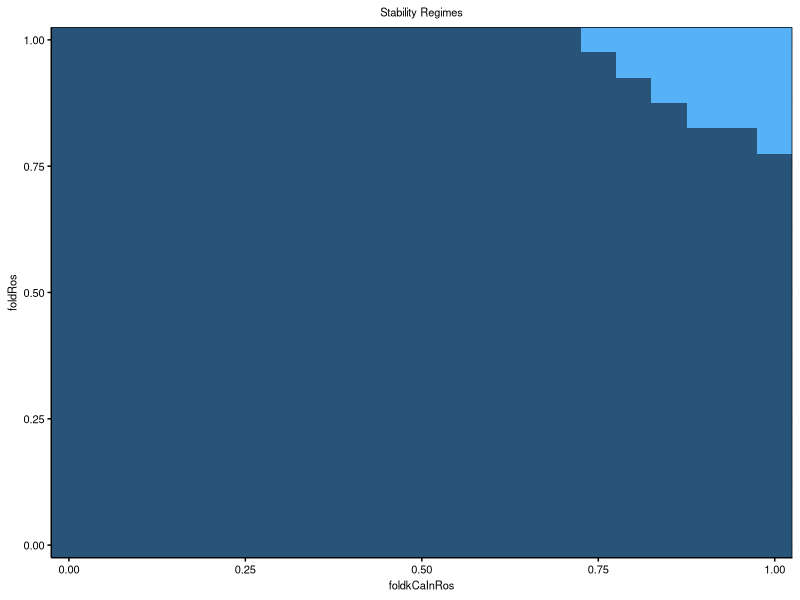
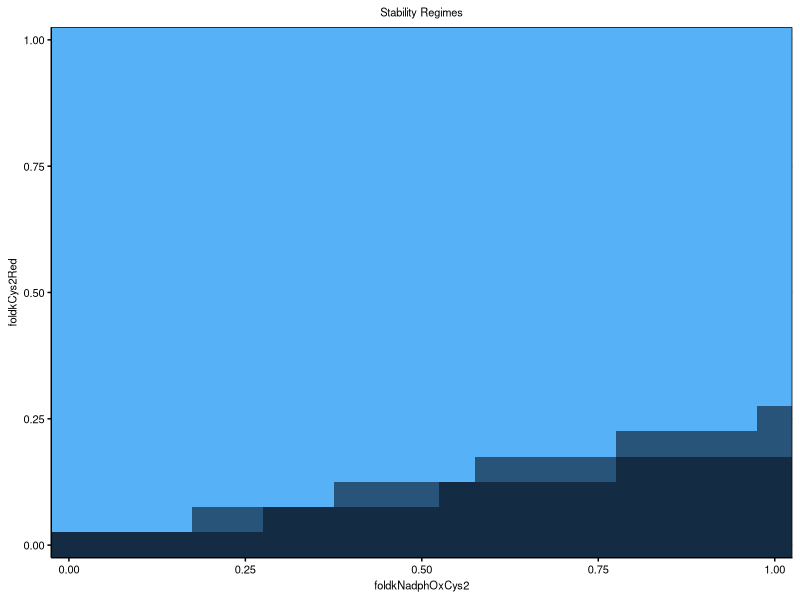
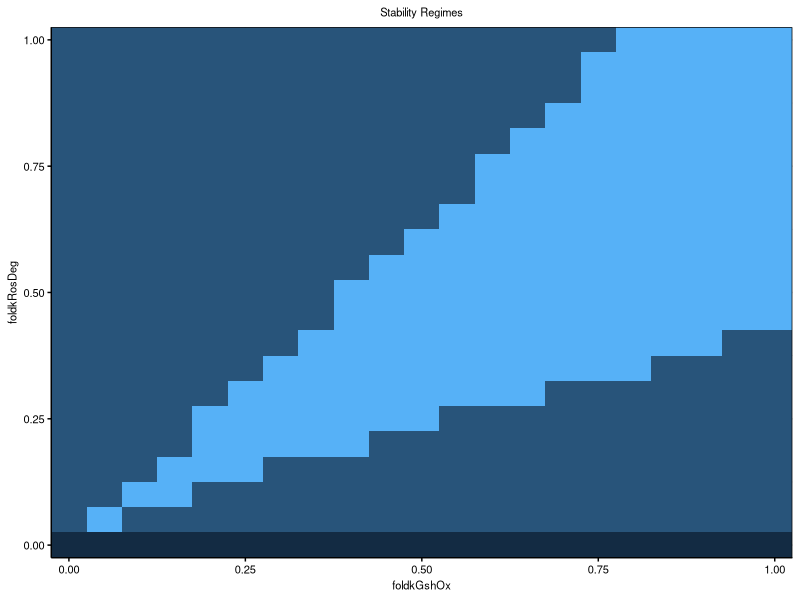
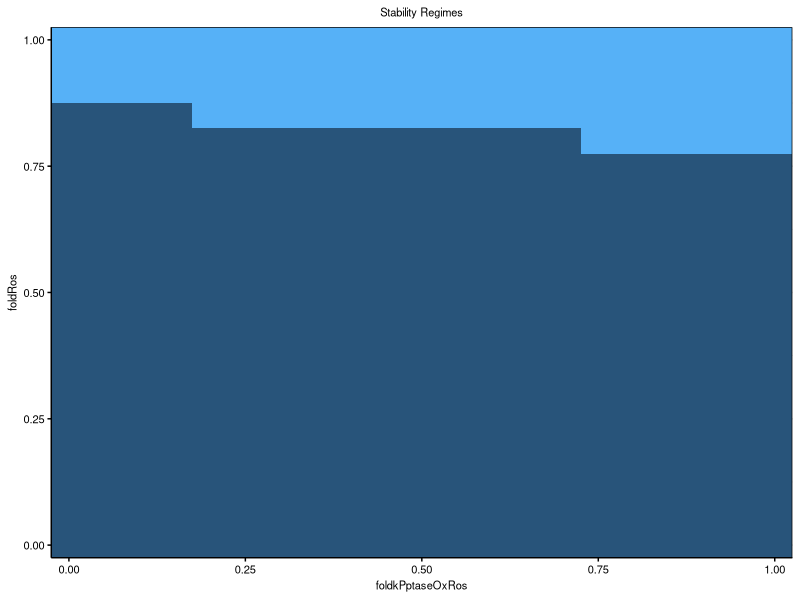
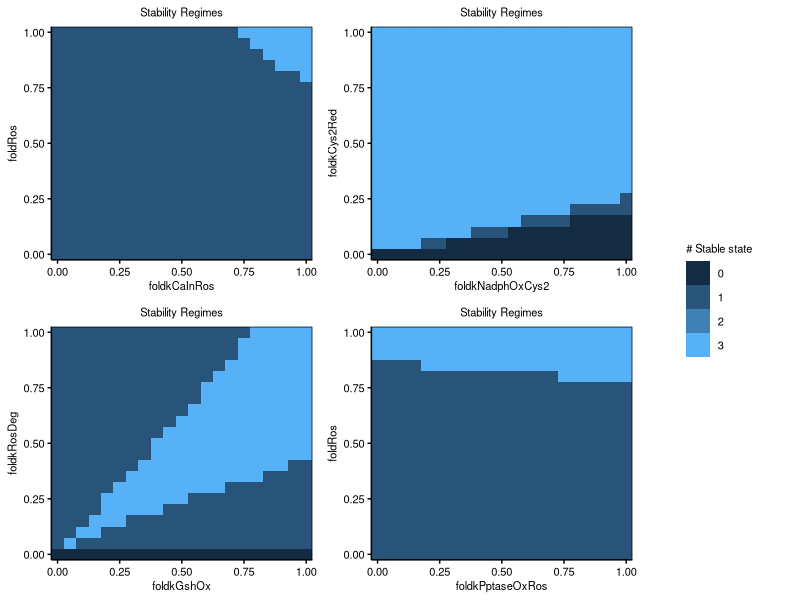

R code for these plots, in order:
##### read data
#### set working directory
setwd("D:/Lab_SHC_files/ROS_model/008_afterChiaChouMod/003_fig3")

#### read data
sol1 <- read.table("ROS_v5_BifurcationCaRosFeedback_solve_1_out.txt", header = TRUE, sep = "\t") 
sol2 <- read.table("ROS_v5_BifurcationCys2NadphFeedback_solve_1_out.txt", header = TRUE, sep = "\t") 
sol3 <- read.table("ROS_v5_BifurcationGshRosFeedback_solve_1_out.txt", header = TRUE, sep = "\t") 
sol4 <- read.table("ROS_v5_BifurcationRtkRosFeedback_solve_1_out.txt", header = TRUE, sep = "\t") 

#### make numeric key data
sol1$gshmax <- as.numeric(sol1$gshmax)
sol1$gshmin <- as.numeric(sol1$gshmin)
sol1$rosmax <- as.numeric(sol1$rosmax)
sol1$rosmin <- as.numeric(sol1$rosmin)
sol2$gshmax <- as.numeric(sol2$gshmax)
sol2$gshmin <- as.numeric(sol2$gshmin)
sol2$rosmax <- as.numeric(sol2$rosmax)
sol2$rosmin <- as.numeric(sol2$rosmin)
sol3$gshmax <- as.numeric(sol3$gshmax)
sol3$gshmin <- as.numeric(sol3$gshmin)
sol3$rosmax <- as.numeric(sol3$rosmax)
sol3$rosmin <- as.numeric(sol3$rosmin)
sol4$gshmax <- as.numeric(sol4$gshmax)
sol4$gshmin <- as.numeric(sol4$gshmin)
sol4$rosmax <- as.numeric(sol4$rosmax)
sol4$rosmin <- as.numeric(sol4$rosmin)

##### libraries
library("ggplot2")
library("cowplot")
library("viridis")

##### plot themes
gtheme <- theme(
	axis.line = element_line(color = "black"), 
	axis.ticks = element_line(color = "black"), 
	axis.text = element_text(color = "black", size = 8), 
	axis.title = element_text(color = "black", size = 8), 
	legend.key = element_rect(fill = "white"), 
	legend.text = element_text(color = "black", size = 8), 
	legend.title = element_text(color = "black", size = 8), 
	panel.grid.major = element_line(color = "grey"), 
	panel.grid.minor = element_line(color = "grey"), 
	panel.background = element_rect(fill = "white"), 
	panel.border = element_rect(fill = NA, color = "black"), 
	plot.title = element_text(color = "black", size = 8, hjust = 0.5),
	strip.background = element_rect(colour = "black", fill = "white"),
	strip.text.x = element_text(color = "black", size = 8),
	strip.text.y = element_text(color = "black", size = 8))

#### number of stable state
p1a <- ggplot(data = sol1, aes(x = foldkCaInRos, y = foldRos, fill = nStableState)) 
p1b <- p1a + geom_tile()
p1c <- p1b + scale_x_continuous(name = "foldkCaInRos", expand = c(0, 0)) + scale_y_continuous(expand = c(0, 0), name = "foldRos") + scale_fill_gradient(name = "# Stable state", guide = "legend", limits = c(0, 3))
p1d <- p1c + gtheme + labs(title = "Stability Regimes")
p1e <- p1d + theme(legend.position = "none")
p1e

leg <- get_legend(p1d)

p2a <- ggplot(data = sol2, aes(x = foldkNadphOxCys2, y = foldkCys2Red, fill = nStableState)) 
p2b <- p2a + geom_tile()
p2c <- p2b + scale_x_continuous(name = "foldkNadphOxCys2", expand = c(0, 0)) + scale_y_continuous(expand = c(0, 0), name = "foldkCys2Red") + scale_fill_gradient(name = "# Stable state", guide = "legend", limits = c(0, 3))
p2d <- p2c + gtheme + labs(title = "Stability Regimes")
p2e <- p2d + theme(legend.position = "none")
p2e

p3a <- ggplot(data = sol3, aes(x = foldkGshOx, y = foldkRosDeg, fill = nStableState)) 
p3b <- p3a + geom_tile()
p3c <- p3b + scale_x_continuous(name = "foldkGshOx", expand = c(0, 0)) + scale_y_continuous(expand = c(0, 0), name = "foldkRosDeg") + scale_fill_gradient(name = "# Stable state", guide = "legend", limits = c(0, 3))
p3d <- p3c + gtheme + labs(title = "Stability Regimes")
p3e <- p3d + theme(legend.position = "none")
p3e

p4a <- ggplot(data = sol4, aes(x = foldkPptaseOxRos, y = foldRos, fill = nStableState)) 
p4b <- p4a + geom_tile()
p4c <- p4b + scale_x_continuous(name = "foldkPptaseOxRos", expand = c(0, 0)) + scale_y_continuous(expand = c(0, 0), name = "foldRos") + scale_fill_gradient(name = "# Stable state", guide = "legend", limits = c(0, 3))
p4d <- p4c + gtheme + labs(title = "Stability Regimes")
p4e <- p4d + theme(legend.position = "none")
p4e

#### assemble subplots
ap1a <- plot_grid(p1e, p2e, p3e, p4e, nrow = 2)
ap1b <- plot_grid(ap1a, leg, ncol = 2, rel_widths = c(8, 2))
ap1b

ggsave2("ROS_v5_Bifurcation4Feedbacks_1.pdf", width = 4.5, height = 3.6, units = "in")
